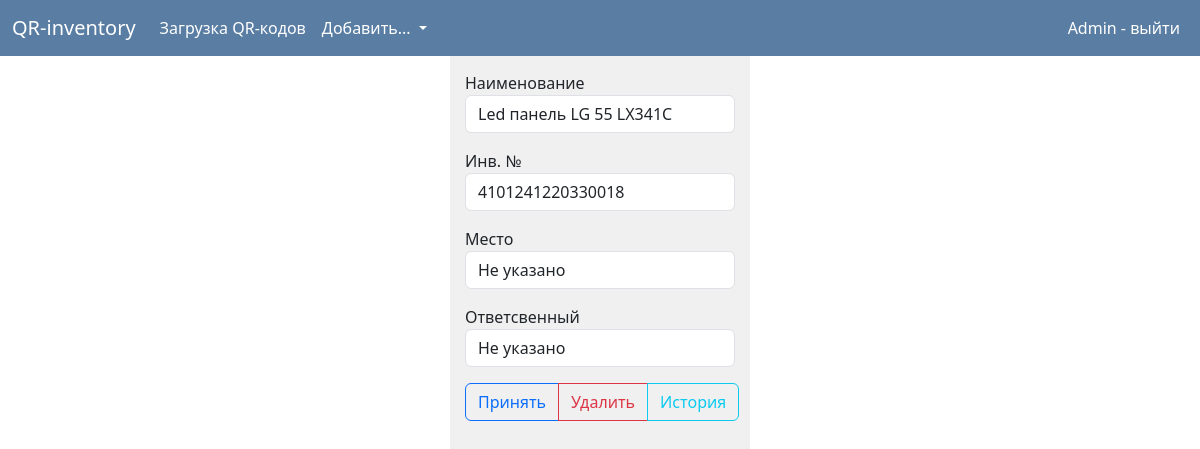
The app's page /admin/object/3 (signed in), older data.
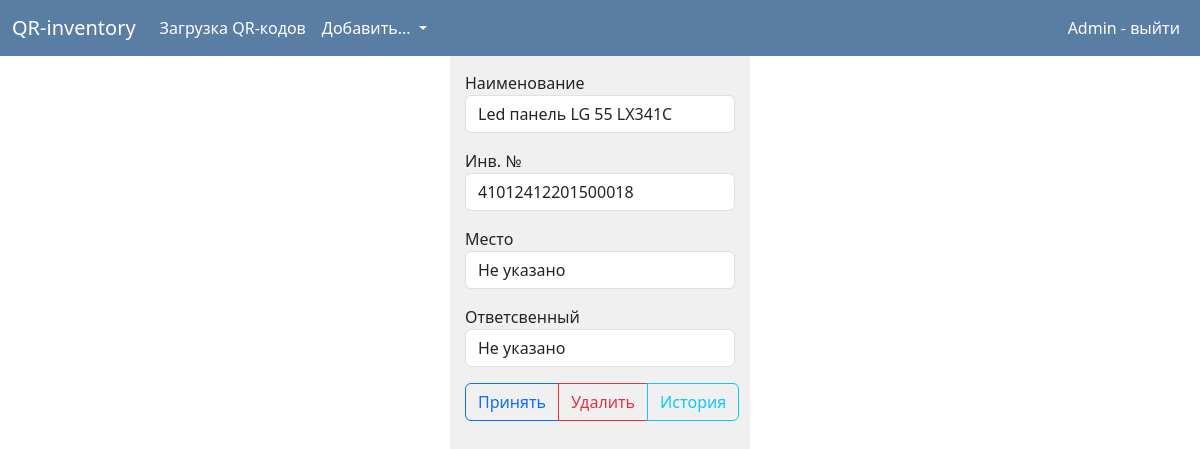
The same page, newer data.
### data/objects.py (models this page shows, shortened)
class Object(SqlAlchemyBase, SerializerMixin):
    __tablename__ = 'objects'
    id = sqlalchemy.Column(sqlalchemy.Integer,
                           primary_key=True, autoincrement=True)
    name = sqlalchemy.Column(sqlalchemy.String, nullable=True)
    serial_number = sqlalchemy.Column(sqlalchemy.String, nullable=True)
    obj_place = sqlalchemy.Column(sqlalchemy.Integer, sqlalchemy.ForeignKey('places.id'),
                                  nullable=True)
    responsible_id = sqlalchemy.Column(sqlalchemy.Integer, sqlalchemy.ForeignKey('users.id'),
                                  nullable=True)
    checked = sqlalchemy.Column(sqlalchemy.Integer, nullable=True)

### data/users.py (the view)
        def _wrap(*args, **kwargs):
            if create_session().query(Role).filter(Role.name == role).first().id != current_user.role:
                return jsonify({'error': f"{current_user.email} hasn't got enough rights"})
            else:
                return func(*args, **kwargs)

### forms/object_form.py
class ObjForm(FlaskForm):
    name = StringField('Наименование', validators=[DataRequired()])
    serial_number = StringField('Инв. №', validators=[DataRequired()])
    submit = SubmitField('Принять')
    obj_place = SelectField('Место', choices=([(None, 'Не указано')] + [(place.id, place.text) for place in
                                                                        db_session.create_session().query(
                                                                            Place).all()]))
    obj_responsible = SelectField('Ответсвенный', choices=([(None, 'Не указано')] +
                                                           [(user.id, user.name) for user in
                                                            db_session.create_session().query(
                                                                User).filter(User.role != 1)]), validators=[Optional()])
    image = FileField('Загрузить изображение', validators=[Optional()])

### data/db_session.py (called while the page is built)
def create_session() -> Session:
    global __factory
    return __factory()

### flask_app.py (called while the page is built)
@login_manager.user_loader
def load_user(user_id):
    return db_sess.query(User).get(user_id)

### templates/admin/add_object.html (shortened to what this page needs)
{% extends "admin/base.html" %}
{% block content %}
    <div class="mx-auto obj_form_container">
        <form action="" method="post" class="obj_form">
            <p>
                {{ form.name.label }}<br>
                {{ form.name(class="form-control") }}
            </p>
            <p>
                {{ form.serial_number.label }}<br>
                {{ form.serial_number(class="form-control") }}
            </p>
            <p>
                {{ form.obj_place.label }}<br>
                {{ form.obj_place(class="form-control") }}
            </p>
            <p>
                {{ form.obj_responsible.label }}<br>
                {{ form.obj_responsible(class="form-control") }}
            </p>
            <div class="btn-group" role="group">
                {{ form.submit(type="submit", class="btn btn-outline-primary") }}
                {% if editing == True %}
                    <a href="/object_delete/{{ obj_id }}" class="btn btn-outline-danger">Удалить</a>
                    <a href="/object_history/{{ obj_id }}" class="btn btn-outline-info">История</a>
                {% endif %}
            </div>
        </form>
    </div>
{% endblock %}

Row changes from the older to the newer data that the page shows:
changed Object "Led панель LG 55 LX341C": serial_number "4101241220330018" → "41012412201500018"
